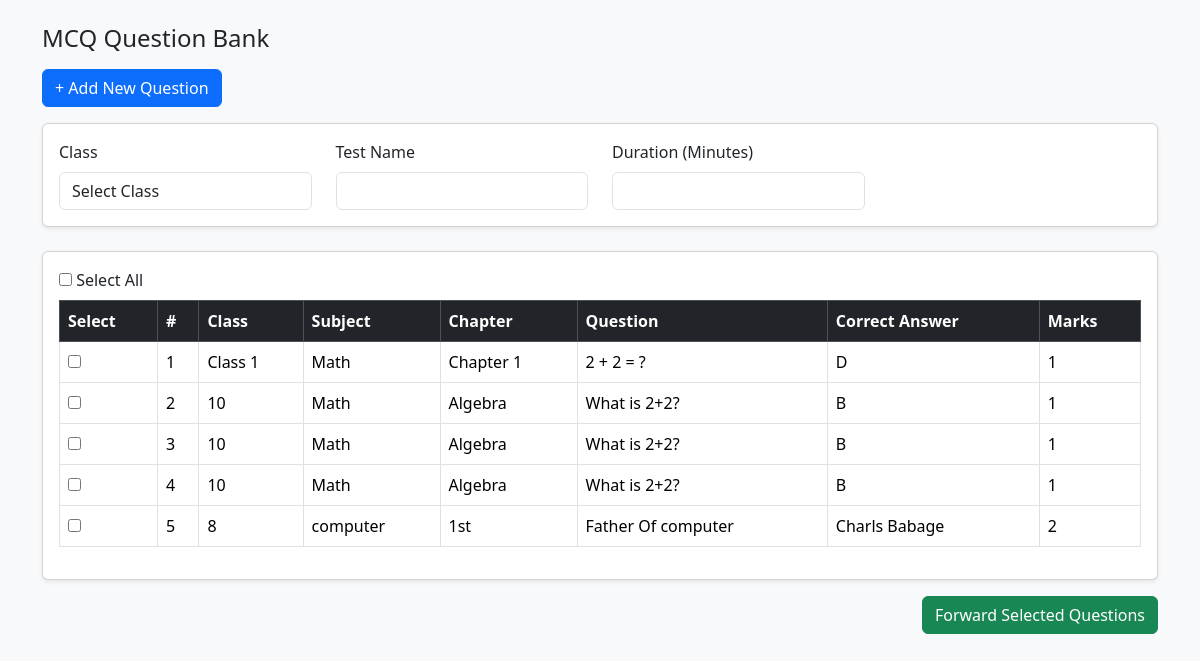
/question_bank/ (signed in), run on the app's committed database.
### myapp/models.py (models this page shows, shortened)
class Question(models.Model):
    chapter = models.ForeignKey(Chapter, on_delete=models.CASCADE)
    question = models.TextField()
    option_a = models.CharField(max_length=200)
    option_b = models.CharField(max_length=200)
    option_c = models.CharField(max_length=200)
    option_d = models.CharField(max_length=200)
    correct_answer = models.CharField(max_length=1)  # A/B/C/D
    marks = models.IntegerField(default=1)

class Chapter(models.Model):
    subject = models.ForeignKey(Subject, on_delete=models.CASCADE)
    name = models.CharField(max_length=100)
    class Meta:
        unique_together = ('subject', 'name')

class Subject(models.Model):
    class_name = models.ForeignKey(ClassModel, on_delete=models.CASCADE)
    name = models.CharField(max_length=100)
    class Meta:
        unique_together = ('class_name', 'name')

class ClassModel(models.Model):
    school = models.ForeignKey(School, on_delete=models.CASCADE)
    name = models.CharField(max_length=100)
    class Meta:
        unique_together = ('school', 'name')

### myapp/views.py (the view, shortened to what this page needs)
# urls.py: path('question_bank/', views.question_bank, name='question_bank'),
@admin_login_required
def question_bank(request):
    admin = Admin.objects.get(id=request.session['admin_id'])
    school = admin.school
    classes = ClassModel.objects.filter(school=school)
    subjects = Subject.objects.filter(class_name__school=school)
    questions = Question.objects.filter(
        chapter__subject__class_name__school=school
    )
    return render(request, 'admin/question_bank.html', {
        'classes': classes,
        'subjects': subjects,
        'questions': questions
    })

### myapp/views.py (called while the page is built)
def admin_login_required(view_func):
    @wraps(view_func)
    def wrapper(request, *args, **kwargs):
        if not request.session.get('admin_id'):
            return redirect('admin_login')
        return view_func(request, *args, **kwargs)
    return wrapper

### templates/admin/question_bank.html (shortened to what this page needs)
<!DOCTYPE html>
<html>
<head>
    <link href="https://cdn.jsdelivr.net/npm/bootstrap@5.3.2/dist/css/bootstrap.min.css" rel="stylesheet">
</head>
<body class="bg-light">
<div class="container mt-4">
    <h4 class="mb-3">MCQ Question Bank</h4>
    <a href="{% url 'add_question' %}" class="btn btn-primary mb-3">
        + Add New Question
    </a>
    <form method="post" action="{% url 'question_bank' %}">
        <div class="card p-3 mb-4 shadow-sm">
            <div class="row">
                <div class="col-md-3">
                    <label class="form-label">Class</label>
                    <select name="class_name" class="form-control" required>
                        <option value="">Select Class</option>
                    </select>
                </div>
                <div class="col-md-3">
                    <label class="form-label">Test Name</label>
                    <input type="text" name="test_name" class="form-control" required>
                </div>
                <div class="col-md-3">
                    <label class="form-label">Duration (Minutes)</label>
                    <input type="number" name="duration" class="form-control" required>
                </div>
            </div>
        </div>
        <div class="card shadow-sm">
            <div class="card-body">
                <div class="mb-2">
                    <input type="checkbox" onclick="toggleAll(this)"> Select All
                </div>
                <table class="table table-bordered table-hover">
                    <thead class="table-dark">
                        <tr>
                            <th>Select</th>
                            <th>#</th>
                            <th>Class</th>
                            <th>Subject</th>
                            <th>Chapter</th>
                            <th>Question</th>
                            <th>Correct Answer</th>
                            <th>Marks</th>
                        </tr>
                    </thead>
                    <tbody>
                        {% for q in questions %}
                        <tr>
                            <td><input type="checkbox" name="question_ids" value="{{ q.id }}"></td>
                            <td>{{ forloop.counter }}</td>
                            <td>{{ q.chapter.subject.class_name.name }}</td>
                            <td>{{ q.chapter.subject.name }}</td>
                            <td>{{ q.chapter.name }}</td>
                            <td>{{ q.question }}</td>
                            <td>{{ q.correct_answer }}</td>
                            <td>{{ q.marks }}</td>
                        </tr>
                        {% empty %}
                        <tr>
                            <td colspan="8" class="text-center text-danger">No Questions Available</td>
                        </tr>
                        {% endfor %}
                    </tbody>
                </table>
            </div>
        </div>
        <div class="text-end mt-3">
            <button type="submit" class="btn btn-success">
                Forward Selected Questions
            </button>
        </div>
    </form>
</div>
</body>
</html>

### data on the page
Question: chapter.subject.class_name.name "Class 1", chapter.subject.name "Math", chapter.name "Chapter 1", question "2 + 2 = ?", correct_answer "D", marks "1"
Question: chapter.subject.class_name.name "10", chapter.subject.name "Math", chapter.name "Algebra", question "What is 2+2?", correct_answer "B", marks "1"
Question: chapter.subject.class_name.name "10", chapter.subject.name "Math", chapter.name "Algebra", question "What is 2+2?", correct_answer "B", marks "1"
Question: chapter.subject.class_name.name "10", chapter.subject.name "Math", chapter.name "Algebra", question "What is 2+2?", correct_answer "B", marks "1"
Question: chapter.subject.class_name.name "8", chapter.subject.name "computer", chapter.name "1st", question "Father Of computer", correct_answer "Charls Babage", marks "2"
